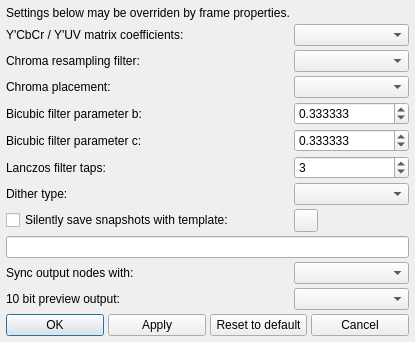
<?xml version="1.0" encoding="UTF-8"?>
<ui version="4.0">
 <class>PreviewAdvancedSettingsDialog</class>
 <widget class="QDialog" name="PreviewAdvancedSettingsDialog">
  <property name="geometry">
   <rect>
    <x>0</x>
    <y>0</y>
    <width>364</width>
    <height>181</height>
   </rect>
  </property>
  <property name="windowTitle">
   <string>Preview Advanced Settings</string>
  </property>
  <layout class="QGridLayout" name="gridLayout">
   <property name="leftMargin">
    <number>6</number>
   </property>
   <property name="topMargin">
    <number>6</number>
   </property>
   <property name="rightMargin">
    <number>6</number>
   </property>
   <property name="bottomMargin">
    <number>6</number>
   </property>
   <property name="spacing">
    <number>4</number>
   </property>
   <item row="0">
    <widget class="QLabel" name="label_text">
     <property name="text">
      <string>Settings below may be overriden by frame properties.</string>
     </property>
    </widget>
   </item>
   <item row="4" column="0">
    <widget class="QLabel" name="label_4">
     <property name="text">
      <string>Bicubic filter parameter b:</string>
     </property>
    </widget>
   </item>
   <item row="1" column="1">
    <widget class="QComboBox" name="yuvMatrixCoefficientsComboBox"/>
   </item>
   <item row="3" column="1">
    <widget class="QComboBox" name="chromaPlacementComboBox"/>
   </item>
   <item row="2" column="1">
    <widget class="QComboBox" name="chromaResamplingFilterComboBox"/>
   </item>
   <item row="2" column="0">
    <widget class="QLabel" name="label_2">
     <property name="text">
      <string>Chroma resampling filter:</string>
     </property>
    </widget>
   </item>
   <item row="1" column="0">
    <widget class="QLabel" name="label">
     <property name="text">
      <string>Y'CbCr / Y'UV matrix coefficients:</string>
     </property>
    </widget>
   </item>
   <item row="3" column="0">
    <widget class="QLabel" name="label_3">
     <property name="text">
      <string>Chroma placement:</string>
     </property>
    </widget>
   </item>
   <item row="6" column="0">
    <widget class="QLabel" name="label_6">
     <property name="text">
      <string>Lanczos filter taps:</string>
     </property>
    </widget>
   </item>
   <item row="5" column="0">
    <widget class="QLabel" name="label_5">
     <property name="text">
      <string>Bicubic filter parameter c:</string>
     </property>
    </widget>
   </item>
   <item row="5" column="1">
    <widget class="QDoubleSpinBox" name="bicubicFilterParameterCSpinBox">
     <property name="decimals">
      <number>6</number>
     </property>
     <property name="minimum">
      <double>-100000.000000000000000</double>
     </property>
     <property name="maximum">
      <double>100000.000000000000000</double>
     </property>
     <property name="singleStep">
      <double>0.000001000000000</double>
     </property>
     <property name="value">
      <double>0.333333000000000</double>
     </property>
    </widget>
   </item>
   <item row="4" column="1">
    <widget class="QDoubleSpinBox" name="bicubicFilterParameterBSpinBox">
     <property name="decimals">
      <number>6</number>
     </property>
     <property name="minimum">
      <double>-100000.000000000000000</double>
     </property>
     <property name="maximum">
      <double>100000.000000000000000</double>
     </property>
     <property name="singleStep">
      <double>0.000001000000000</double>
     </property>
     <property name="value">
      <double>0.333333000000000</double>
     </property>
    </widget>
   </item>
   <item row="10" column="0">
    <widget class="QLabel" name="label_sync">
     <property name="text">
      <string>Sync output nodes with:</string>
     </property>
    </widget>
   </item>
   <item row="10" column="1">
    <widget class="QComboBox" name="syncOutputComboBox"/>
   </item>
   <item row="11" column="0">
    <widget class="QLabel" name="label_highBitDepth">
     <property name="text">
      <string>10 bit preview output:</string>
     </property>
    </widget>
   </item>
   <item row="11" column="1">
    <widget class="QComboBox" name="highBitDepthOutputComboBox">
     <property name="toolTip">
      <string>Convert the preview to 10 bit RGB and show it through a 16 bit float (scRGB) Direct3D swapchain. Auto: only on a monitor with Windows HDR on and at least 10 bit per color.</string>
     </property>
    </widget>
   </item>
   <item row="12" column="0" colspan="2">
    <layout class="QHBoxLayout" name="horizontalLayout">
     <item>
      <widget class="QPushButton" name="okButton">
       <property name="text">
        <string>OK</string>
       </property>
       <property name="autoDefault">
        <bool>true</bool>
       </property>
      </widget>
     </item>
     <item>
      <widget class="QPushButton" name="applyButton">
       <property name="text">
        <string>Apply</string>
       </property>
      </widget>
     </item>
     <item>
      <widget class="QPushButton" name="resetToDefaultButton">
       <property name="text">
        <string>Reset to default</string>
       </property>
      </widget>
     </item>
     <item>
      <widget class="QPushButton" name="cancelButton">
       <property name="text">
        <string>Cancel</string>
       </property>
      </widget>
     </item>
    </layout>
   </item>
   <item row="7" column="0">
    <widget class="QLabel" name="label_dither">
     <property name="text">
      <string>Dither type:</string>
     </property>
    </widget>
   </item>
   <item row="7" column="1">
    <widget class="QComboBox" name="ditherTypeComboBox"/>
   </item>
   <item row="6" column="1">
    <widget class="QSpinBox" name="lanczosFilterTapsSpinBox">
     <property name="minimum">
      <number>2</number>
     </property>
     <property name="maximum">
      <number>4096</number>
     </property>
     <property name="value">
      <number>3</number>
     </property>
    </widget>
   </item>
   <item row="8" column="0">
    <widget class="QCheckBox" name="silentSnapshotCheckBox">
     <property name="text">
      <string>Silently save snapshots with template:</string>
     </property>
    </widget>
   </item>
   <item row="8" column="1">
    <widget class="QToolButton" name="argumentsHelpButton">
     <property name="text">
     </property>
     <property name="icon">
      <iconset resource="../../../resources/vsedit.qrc">
      <normaloff>:/information.png</normaloff>:/information.png</iconset>
     </property>
    </widget>
   </item>
   <item row="9" column="0" colspan="2">
    <widget class="QLineEdit" name="saveSnapshotTemplateLineEdit">
    </widget>
   </item>
  </layout>
 </widget>
 <resources/>
 <connections/>
</ui>
